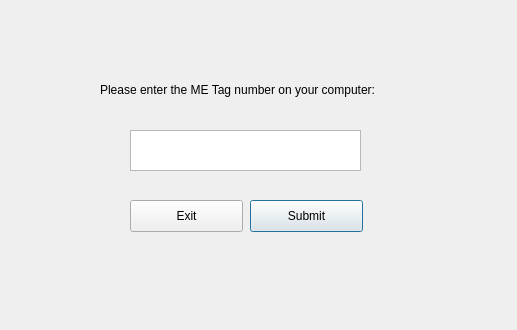
<?xml version="1.0" encoding="UTF-8"?>
<ui version="4.0">
 <class>Tag</class>
 <widget class="QDialog" name="Tag">
  <property name="geometry">
   <rect>
    <x>0</x>
    <y>0</y>
    <width>517</width>
    <height>330</height>
   </rect>
  </property>
  <property name="windowTitle">
   <string>Dialog</string>
  </property>
  <widget class="QTextEdit" name="tag_number">
   <property name="geometry">
    <rect>
     <x>130</x>
     <y>130</y>
     <width>231</width>
     <height>41</height>
    </rect>
   </property>
  </widget>
  <widget class="QLabel" name="label">
   <property name="geometry">
    <rect>
     <x>100</x>
     <y>80</y>
     <width>321</width>
     <height>20</height>
    </rect>
   </property>
   <property name="text">
    <string>Please enter the ME Tag number on your computer:</string>
   </property>
  </widget>
  <widget class="QPushButton" name="submit">
   <property name="geometry">
    <rect>
     <x>250</x>
     <y>200</y>
     <width>113</width>
     <height>32</height>
    </rect>
   </property>
   <property name="text">
    <string>Submit</string>
   </property>
  </widget>
  <widget class="QPushButton" name="exit">
   <property name="geometry">
    <rect>
     <x>130</x>
     <y>200</y>
     <width>113</width>
     <height>32</height>
    </rect>
   </property>
   <property name="text">
    <string>Exit</string>
   </property>
  </widget>
 </widget>
 <resources/>
 <connections/>
</ui>
